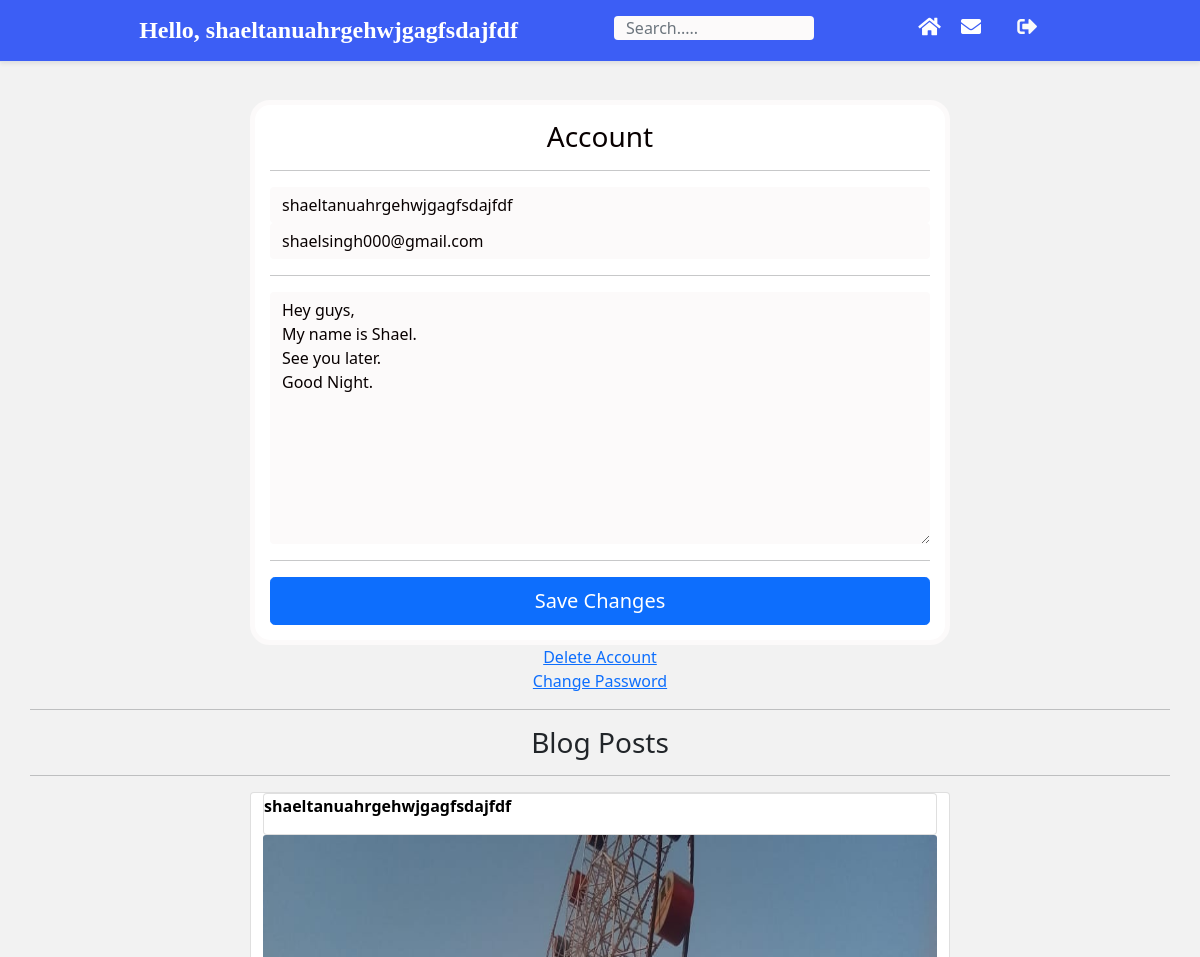
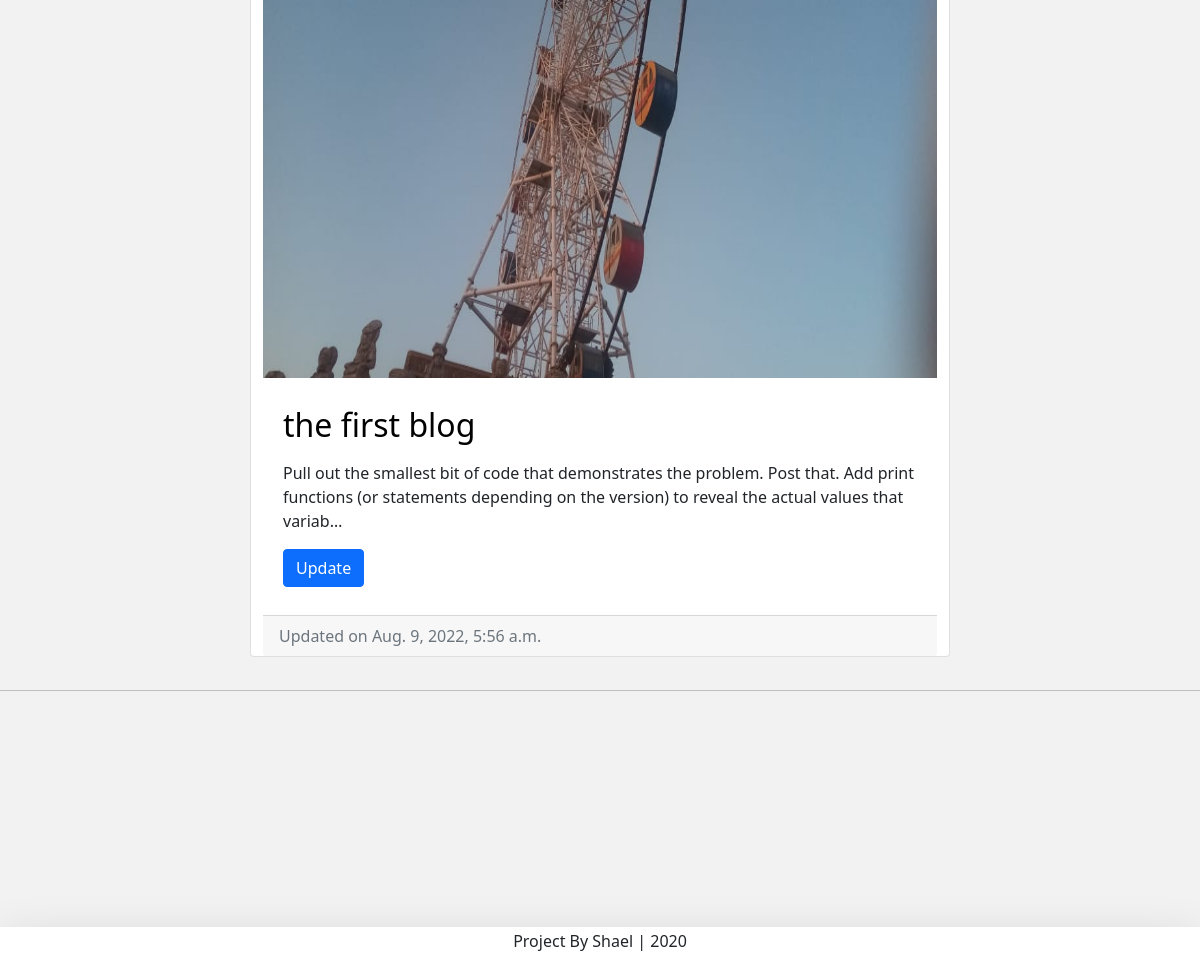
The page /account/shaelsingh000/ (signed in) on the database its author committed (2 pictures, top to bottom).
### account/models.py (models this page shows, shortened)
class Account(AbstractBaseUser):
    email               = models.EmailField(verbose_name="email",max_length=60,unique=True)
    username            = models.CharField(max_length=30, unique=True)
    bio                 = models.TextField(max_length=500, default=" ")
    date_joined         = models.DateTimeField(verbose_name="date joined",  auto_now_add =True)
    date_joined         = models.DateTimeField(verbose_name="last login", auto_now_add = True)
    is_admin            = models.BooleanField(default=False)
    is_active           = models.BooleanField(default=True)
    is_staff            = models.BooleanField(default=False)
    is_superuser        = models.BooleanField(default=False)
    objects = MyAccountManager()
    USERNAME_FIELD = 'email'
    REQUIRED_FIELDS = ['username']

### blog/models.py (models this page shows, shortened)
class BlogPost(models.Model):
    title               = models.CharField(max_length=50, null= False, blank= False)
    body                = models.TextField(max_length=50000)
    image               = models.ImageField(upload_to= upload_loaction, null = False, blank= True)
    date_published      = models.DateTimeField(auto_now_add=True, verbose_name="date published")
    date_updated        = models.DateTimeField(auto_now=True, verbose_name="date updated")
    author              = models.ForeignKey(settings.AUTH_USER_MODEL, on_delete=models.CASCADE)
    slug                = models.SlugField(blank=True,unique = True)
    likes               = models.ManyToManyField(Account,related_name='blogpost_like')

### account/views.py (the view)
# urls.py: path('account/<str:username>/', account_view, name='account'),
def account_view(request, **a):
    if not request.user.is_authenticated:
        return redirect("login")
    context = {}
    if request.POST:
        form = AccountUpdateForm(request.POST, instance=request.user)
        if form.is_valid():
            form.initial ={
                "email": request.POST["email"],
                "username": request.POST["username"],
                "bio": request.POST["bio"],
            }
            form.save()
            context['success_message']= "Updated"
    else:
        form = AccountUpdateForm(
            initial = {
                "email": request.user.email,
                "username": request.user.username,
                "bio": request.user.bio,
            }
        )
    context['account_form']= form
    blog_posts = BlogPost.objects.filter(author=request.user)
    context['blog_posts'] = blog_posts
    return render(request, 'account/account.html',context)

### account/forms.py (shortened to what this page needs)
class AccountUpdateForm(forms.ModelForm):
    class Meta:
        model = Account
        fields = ('email', 'username', 'bio')

### account/templates/account/account.html (shortened to what this page needs)
{% extends 'base.html'%}
{% load avatar_tags %}
{% block content %}
<div class="container">
<main class="form-signin-profile card">
    <form method="POST">
        <h1 class="h3 mb-3 fw-normal">Account</h1>
        <hr>
        <input type="text" name="username" id="inputUsername" class="form-control" placeholder="Username" value="{{account_form.initial.username}}" required>
        <input type="email" name="email" id="inputEmail" class="form-control" placeholder="Email address" required value="{{account_form.initial.email}}"><hr>
        <textarea id=" " type="text" name="bio" id="inputbio" class="form-control" placeholder="bio" rows="10">{{account_form.initial.bio}}</textarea><hr
        {% for field in account_form %}
            <p>
            </p>
        {% endfor %}
        <button class="w-100 btn btn-lg btn-primary" type="submit">Save Changes</button>
    </form>
</main>
<div class="d-flex flex-column">
    <a class="m-auto" href="{% url 'delete'%}">Delete Account</a>
</div>
<div class="d-flex flex-column">
    <a class="m-auto" href="{% url 'password_change'%}">Change Password</a>
</div>
<hr>
<h3 class="mb-3 text-center">Blog Posts</h3><hr>
    {% if blog_posts %}
				{% for post in blog_posts %}
					<div class="blog-post-container">
						{% include 'blog/snippets/blog_post_snippet.html' with blog_post=post %}<br>
					</div>
				{% endfor %}
			{% else %}
				<div class="blog-post-container">
					{% include 'blog/snippets/blog_post_snippet.html' with query=query %}
				</div>
    {% endif %}
</div>
{% endblock content %}

### templates/snippets/header.html (shortened to what this page needs)
{% load avatar_tags %}
{% load static %}
<link href="https://cdn.jsdelivr.net/npm/bootstrap@5.0.0-beta1/dist/css/bootstrap.min.css" rel="stylesheet">
<link rel="stylesheet" href="https://use.fontawesome.com/releases/v5.7.0/css/all.css">
	<header class="d-flex flex-column flex-md-row align-items-center p-3 px-md-4 mb-3 border-bottom shadow-sm nav">
		<div class="navi">
		{% if request.user.is_authenticated %}
			<p class="h5 my-0 me-md-auto fw-bold ">Hello, {{request.user.username}}</p>
		{% else %}
			<p class="h5 my-0 me-md-auto fw-bold">Welcome</p>
		{% endif %}
		<div class="search-bar">
			<form method="get">
				<input class="form-control"  type="text" name="q" id="id_q" placeholder="Search.....">
			</form>
		</div>
		<nav class="my-2 my-md-0 me-md-3" >
			{% if request.user.is_authenticated %}
				<a class="p-2 text-white font-weight-bold" href="{% url 'home' %}"><i class="fa fa-home" aria-hidden="true" style='font-size:20px; color: white'></i></a>
				<a class="p-2 text-white font-weight-bold" href="{% url 'messages:inbox' %}"><i alt="messages" class="fa fa-envelope" aria-hidden="true" style='font-size:20px; color: white'></i></a>
				<a class="p-2 text-white font-weight-bold" href="{% url 'account' user.username %}">{% avatar user class="img_circle"%}</a>
				<a class="p-2 text-white font-weight-bold" href="{% url 'logout' %}"><i class="fa fa-sign-out-alt" aria-hidden="true" style='font-size:20px; color: rgb(250, 250, 250)'></i></a>
			{% endif %}
		</nav>
	</div>
	</header>

### blog/templates/blog/snippets/blog_post_snippet.html (shortened to what this page needs)
{% load avatar_tags %}
{% if blog_post %}
	<div class="row">
		<div class="card m-auto">
			<div class="card">
				<p><a class='post_links' href="{% url 'other_account' blog_post.author.username %}">{% avatar blog_post.author.email class="dp"%}{{blog_post.author.username}}</a>
			</div>
			<a class='post_links' href="{% url 'blog:detail' post.slug %}">
				<img class="card-img-top" src="{{blog_post.image.url}}">
			</a>
			<div class="card-body mt-2 mb-2">
				<a class='post_links' href="{% url 'blog:detail' post.slug %}">
					<h2 class="card-title">{{blog_post.title}}</h2>
				</a>
				<p class="card-text">{{blog_post.body|safe|truncatechars:180}}</p>
				{% if blog_post.author == request.user %}
					<a href="{% url 'blog:edit' blog_post.slug %}" class="btn btn-primary">Update</a>
				{% endif %}
			</div>
			<div class="card-footer text-muted">
			  Updated on {{blog_post.date_updated}}
			</div>
        </div>
	</div>
{% endif %}

### templates/snippets/header.html (style rules this page uses)
header { width: 100%; position: fixed; top: 0px; }
.search-bar { max-width: 200px; width: 100%; margin-right: auto; }
.search-bar input { height: 24px; }
.nav { background-color: rgb(60, 94, 245); color: white; }
.navi { display: inline-flex; width: 80%; margin-left: 10%; margin-right: 10%; }
.h5 { font-family: 'Brush Script MT', cursive; font-size: 24px; }

### templates/snippets/base_css.html (style rules this page uses)
body { background-color: #f2f2f2; padding-top: 100px; }
.container { overflow-x: hidden; overflow-y: scroll; height: 79vh; border-width: 0px; padding: 0px; background-color: #f2f2f2; }

### account/templates/account/account.html (style rules this page uses)
.form-signin-profile { width: 100%; max-width: 330px; padding: 15px; margin: auto; border: 5px solid rgb(252, 250, 250); border-radius: 20px; background-color:white; }
.h3 { text-align: center; }
.container { justify-content: center; align-items: center; overflow-x: hidden; overflow-y: scroll; height: 80vh; }
h1 { color: rgb(8, 0, 0); }
.form-control { background-color: #fcfafa; color: rgb(8, 0, 0); border:#0a0000; }

### blog/templates/blog/snippets/blog_post_snippet.html (style rules this page uses)
.card { max-width: 700px; }
.card-body { padding: 20px; width: 100%; }
a.post_links { color:black; font-weight: bold; text-decoration: none; }
img { height: 500px; width: 500px; }

### rows shown on the page
Account: user.username "shaeltanuahrgehwjgagfsdajfdf", username "shaeltanuahrgehwjgagfsdajfdf", email "shaelsingh000@gmail.com", bio "Hey guys, My name is Shael. See you later. Good Night."
BlogPost: author.username "shaeltanuahrgehwjgagfsdajfdf", image (picture), title "the first blog", body "Pull out the smallest bit of code that demonstrates the problem. Post that. Add print functions (or statements depending on the version) to reveal the actual values that variab…", shows "Update", date_updated "Aug. 9, 2022, 5:56 a.m."
